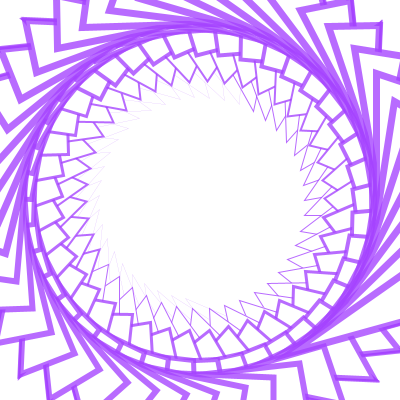
Frame 1 (no input)
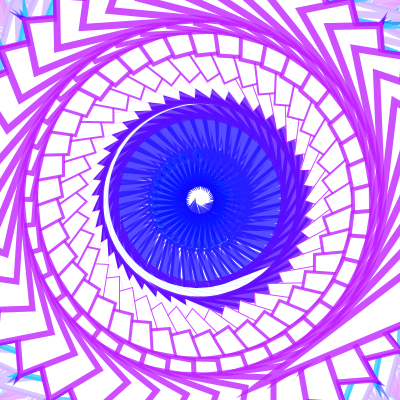
Frame 60 (the mouse pressed at the canvas centre just before this capture)
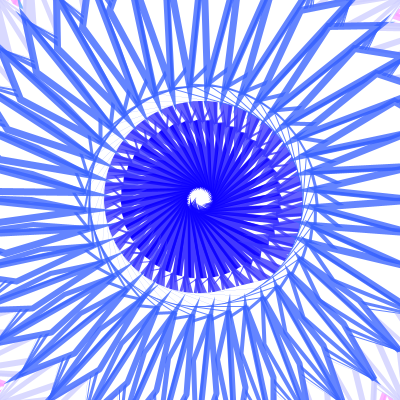
Frame 120 (the mouse held since frame 60 and released just before this capture)

The Processing sketch that drew these frames (run headless with seeded random() and noise(); from frame 60 on, the mouse is pressed at the canvas centre):

// Processing sketch: processing_167489
// ── processing_167489.pde

//set varialbles
float b;
float c;
float d;

void setup() 
{
size(400,400);
background(255);
}
 
 
void draw ()  
{
b=random(255);//random colours for triangle
c=random(255);//random colours for triangle
d=random(255);//random colours for triangle
stroke(b,c,255,200);
translate(200,200);//to move the co-ordinates
for (int a =1; a<200; a+=1)//setting value for a
{
strokeWeight(a/25);
smooth();
rotate(PI/20);//rotating the triangle
triangle(a,100,c,b,200,150);
}
}
